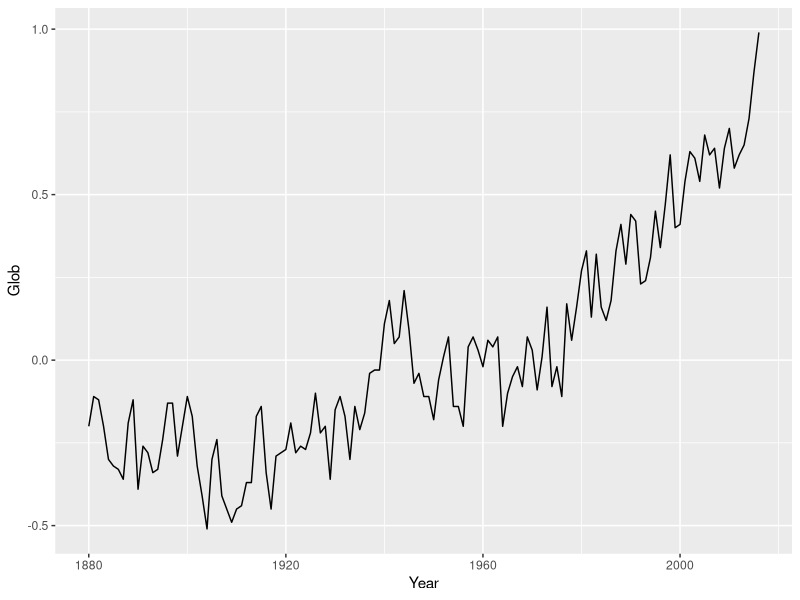
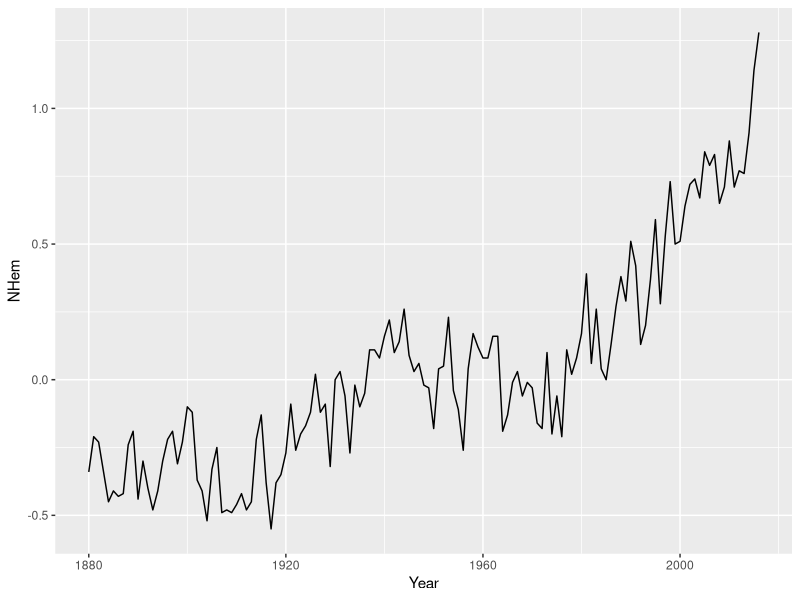
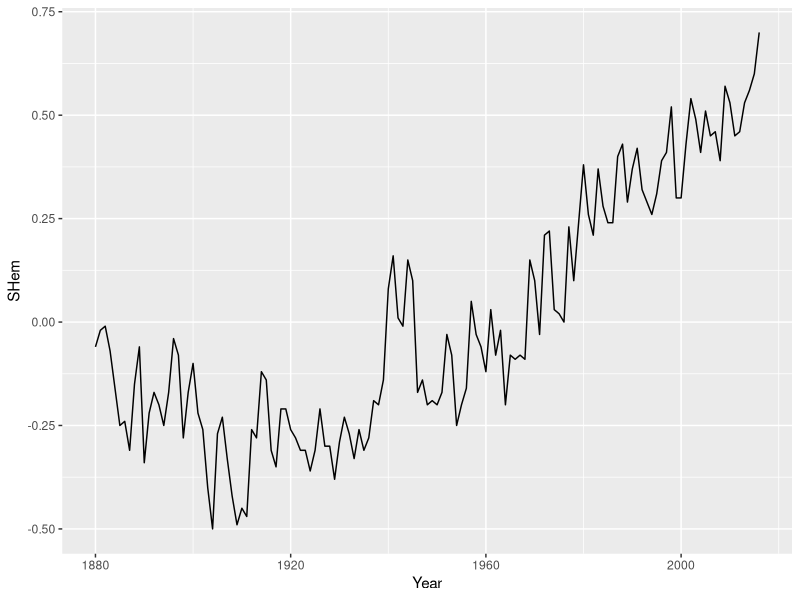

Reproduce these figures in R, in order.
## ---- chunk 1
library(readr)
library(dplyr)
library(tidyr)
library(ggplot2)
## ---- chunk 2
temp_data <- read.csv("ZonAnn.csv")

temp_data[!complete.cases(temp_data),]
temp_data<-na.omit(temp_data)
temp_data<-temp_data[,-(5:15),drop=FALSE]
dim(temp_data)
names(temp_data)
head(temp_data)
summary(temp_data)
ggplot(temp_data,aes(x=Year, y=Glob))+
  geom_line()
ggplot(temp_data,aes(x=Year, y=NHem))+
  geom_line()
ggplot(temp_data,aes(x=Year, y=SHem))+
  geom_line()
